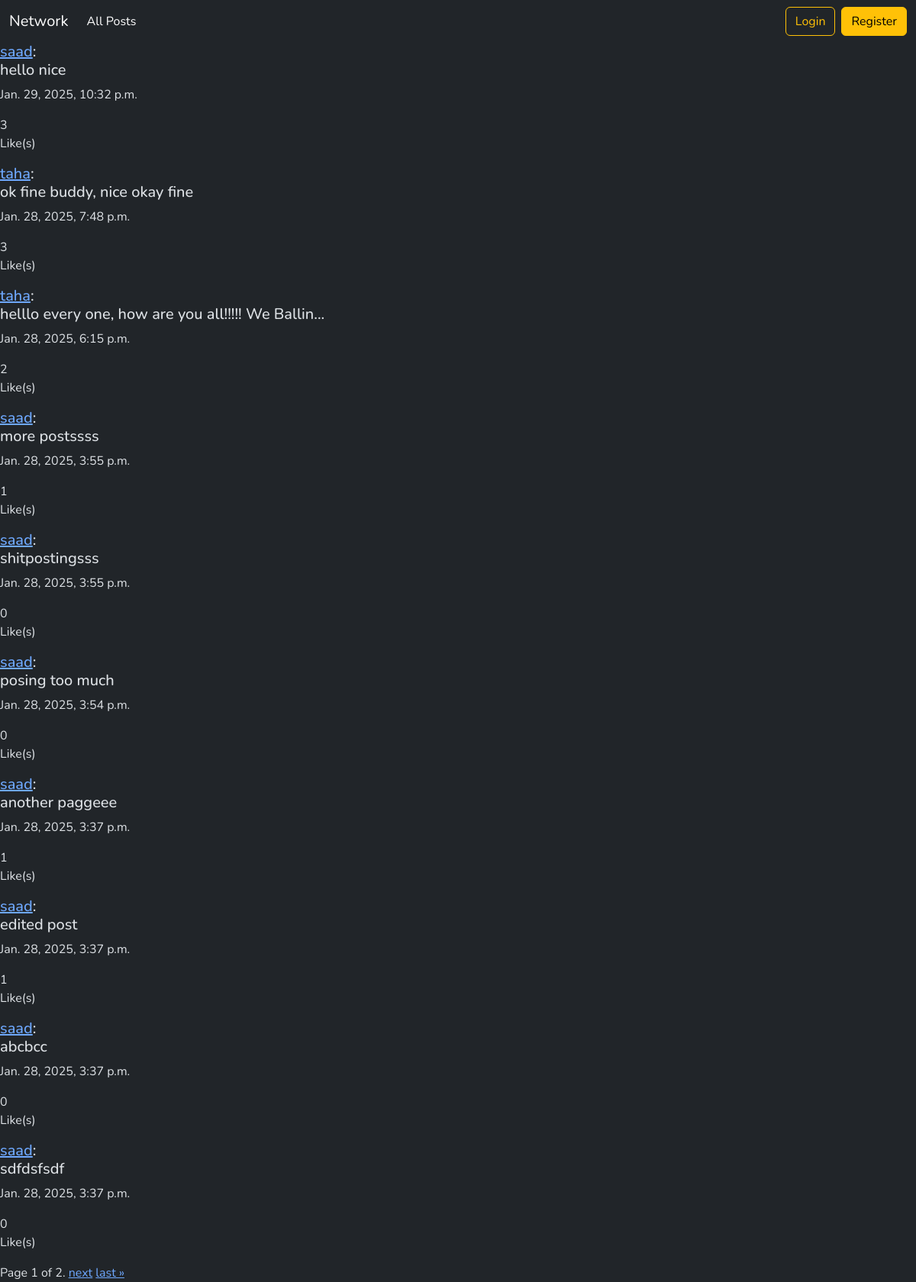
The page / on the database its author committed.
### network/models.py (models this page shows, shortened)
class Post(models.Model):
    creator = models.ForeignKey(User, on_delete=models.CASCADE, related_name="posts")
    postContent = models.CharField(max_length=1000, blank=False)
    created_at = models.DateTimeField(auto_now_add=True)
    liked_by = models.ManyToManyField(User, related_name="liked_posts", blank=True)

class User(AbstractUser):
    followers = models.ManyToManyField('self', related_name='following', symmetrical=False, blank=True)

### network/views.py (the view)
# urls.py: path("", views.index, name="index"),
def index(request):
    page_obj = get_page_obj(request, Post.objects.all().order_by('-created_at'))
    return render(request, "network/index.html", {"form": PostForm(), "page_obj":page_obj})

### network/util.py (called while the page is built)
def get_page_obj(request, posts):
    posts_list = posts
    paginator = Paginator(posts_list, 10)
    page_number = request.GET.get('page')
    page_obj = paginator.get_page(page_number)
    return page_obj

### network/templates/network/index.html (shortened to what this page needs)
{% extends "network/layout.html" %}
{% block body %}
{% include 'network/posts.html' %}
{% endblock %}

### network/templates/network/posts.html (shortened to what this page needs)
{% load static %}
{% for post in page_obj %}
<div class="post">
    <h5><a href="{% url 'userProfile' post.creator.username %}">{{post.creator}}</a>: <div class="post-content-{{post.id}}">{{post.postContent}}</div>
    </h5>
    <p>{{post.created_at}}</p>
    <p>
    <div class="like-count-{{post.id}}">{{post.liked_by.count}}</div> Like(s)</p>
</div>
{% empty %}
<div>No Posts.</div>
{% endfor %}
<div class="pagination">
    <span class="step-links">
        <span class="current">
            Page {{ page_obj.number }} of {{ page_obj.paginator.num_pages }}.
        </span>
        {% if page_obj.has_next %}
        <a href="?page={{ page_obj.next_page_number }}">next</a>
        <a href="?page={{ page_obj.paginator.num_pages }}">last &raquo;</a>
        {% endif %}
    </span>
</div>

### network/static/network/styles.css (style rules this page uses)
* { margin: 0; padding: 0; box-sizing: border-box; font-family: "Nunito", sans-serif; }

### rows shown on the page
Post: creator "saad", postContent "hello nice", created_at "Jan. 29, 2025, 10:32 p.m.", liked_by.count "3"
Post: creator "taha", postContent "ok fine buddy, nice okay fine", created_at "Jan. 28, 2025, 7:48 p.m.", liked_by.count "3"
Post: creator "taha", postContent "helllo every one, how are you all!!!!! We Ballin...", created_at "Jan. 28, 2025, 6:15 p.m.", liked_by.count "2"
Post: creator "saad", postContent "more postssss", created_at "Jan. 28, 2025, 3:55 p.m.", liked_by.count "1"
Post: creator "saad", postContent "shitpostingsss", created_at "Jan. 28, 2025, 3:55 p.m.", liked_by.count "0"
Post: creator "saad", postContent "posing too much", created_at "Jan. 28, 2025, 3:54 p.m.", liked_by.count "0"
Post: creator "saad", postContent "another paggeee", created_at "Jan. 28, 2025, 3:37 p.m.", liked_by.count "1"
Post: creator "saad", postContent "edited post", created_at "Jan. 28, 2025, 3:37 p.m.", liked_by.count "1"
Post: creator "saad", postContent "abcbcc", created_at "Jan. 28, 2025, 3:37 p.m.", liked_by.count "0"
Post: creator "saad", postContent "sdfdsfsdf", created_at "Jan. 28, 2025, 3:37 p.m.", liked_by.count "0"

### other values the page prints
{{ page_obj.number }} "1"
{{ page_obj.paginator.num_pages }} "2"
